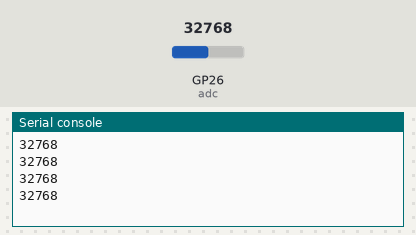
This program was run on a simulated Raspberry Pi Pico running MicroPython. On the bench: the last lines printed to the serial console. The inputs (shaded band) are chosen by the test bench; at power-on: GP26 (adc) = 32768 (analog values on the 0–65535 scale).

Above: at 1.2 s.
1.3 s: GP26 (adc) set to 45874
At 1.68 s:
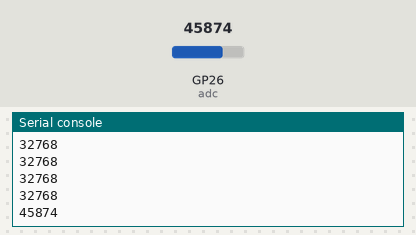
2.8 s: GP26 (adc) set to 57670
At 2.93 s:
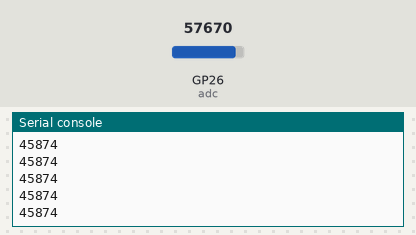
Timing chart, 0 to 5.8 s (numbered marks = the images above; inputs shaded):
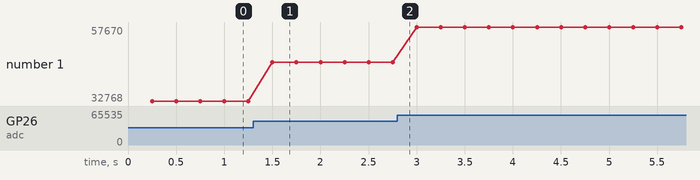

The program:

Ex06.py
```python
from machine import ADC, Pin, Timer

adc = ADC('GP26')                        # Create ADC input object

def readAnalogueInput(timer):            # Callback function
   a_in = adc.read_u16()                 # Read ADC as an unsigned 16-bit number
   print(a_in)

# Set up a timer to trigger 4 times per second
tmr = Timer(freq = 4, callback = readAnalogueInput)
```

Measured:
- after the input at 1.3 s, the serial console: prints a new line after 0.20 s (image 1)
- plotted number 1: 32768 → 45874 after the input at 1.3 s, 45874 → 57670 after the input at 2.8 s
